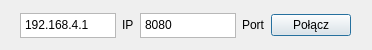
<?xml version="1.0" encoding="UTF-8"?>
<ui version="4.0">
 <class>Dialog</class>
 <widget class="QDialog" name="Dialog">
  <property name="geometry">
   <rect>
    <x>0</x>
    <y>0</y>
    <width>372</width>
    <height>50</height>
   </rect>
  </property>
  <property name="windowTitle">
   <string>Ustawienia sieci</string>
  </property>
  <widget class="QWidget" name="layoutWidget">
   <property name="geometry">
    <rect>
     <x>20</x>
     <y>10</y>
     <width>331</width>
     <height>31</height>
    </rect>
   </property>
   <layout class="QHBoxLayout" name="horizontalLayout_3">
    <item>
     <widget class="QPlainTextEdit" name="ip_input">
      <property name="maximumSize">
       <size>
        <width>100</width>
        <height>25</height>
       </size>
      </property>
      <property name="plainText">
       <string>192.168.4.1</string>
      </property>
     </widget>
    </item>
    <item>
     <widget class="QLabel" name="label">
      <property name="sizePolicy">
       <sizepolicy hsizetype="Fixed" vsizetype="Fixed">
        <horstretch>0</horstretch>
        <verstretch>0</verstretch>
       </sizepolicy>
      </property>
      <property name="text">
       <string>IP</string>
      </property>
     </widget>
    </item>
    <item>
     <widget class="QPlainTextEdit" name="port_input">
      <property name="maximumSize">
       <size>
        <width>100</width>
        <height>25</height>
       </size>
      </property>
      <property name="plainText">
       <string>8080</string>
      </property>
     </widget>
    </item>
    <item>
     <widget class="QLabel" name="label_2">
      <property name="sizePolicy">
       <sizepolicy hsizetype="Fixed" vsizetype="Fixed">
        <horstretch>0</horstretch>
        <verstretch>0</verstretch>
       </sizepolicy>
      </property>
      <property name="text">
       <string>Port</string>
      </property>
     </widget>
    </item>
    <item>
     <widget class="QPushButton" name="btn_connect">
      <property name="maximumSize">
       <size>
        <width>16777215</width>
        <height>16777215</height>
       </size>
      </property>
      <property name="text">
       <string>Połącz</string>
      </property>
     </widget>
    </item>
   </layout>
  </widget>
 </widget>
 <resources/>
 <connections/>
</ui>
